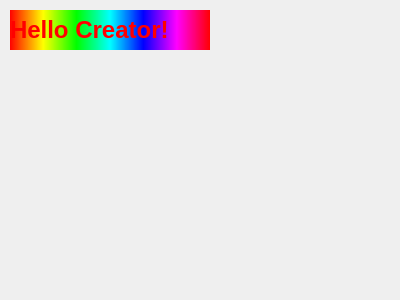
<?xml version="1.0" encoding="UTF-8"?>
<ui version="4.0">
 <class>Widget</class>
 <widget class="QWidget" name="Widget">
  <property name="geometry">
   <rect>
    <x>0</x>
    <y>0</y>
    <width>400</width>
    <height>300</height>
   </rect>
  </property>
  <property name="windowTitle">
   <string>Widget</string>
  </property>
  <property name="styleSheet">
   <string notr="true">color: qlineargradient(spread:pad, x1:0, y1:0, x2:1, y2:0, stop:0 rgba(0, 0, 0, 255), stop:1 rgba(255, 255, 255, 255));</string>
  </property>
  <widget class="QLabel" name="label">
   <property name="geometry">
    <rect>
     <x>10</x>
     <y>10</y>
     <width>200</width>
     <height>40</height>
    </rect>
   </property>
   <property name="styleSheet">
    <string notr="true">color: rgb(255, 0, 0);
background-color: qlineargradient(spread:pad, x1:0, y1:0, x2:1, y2:0, stop:0 rgba(255, 0, 0, 255), stop:0.166 rgba(255, 255, 0, 255), stop:0.333 rgba(0, 255, 0, 255), stop:0.5 rgba(0, 255, 255, 255), stop:0.666 rgba(0, 0, 255, 255), stop:0.833 rgba(255, 0, 255, 255), stop:1 rgba(255, 0, 0, 255));
</string>
   </property>
   <property name="text">
    <string>&lt;h1&gt;Hello Creator!&lt;/h1&gt;</string>
   </property>
  </widget>
 </widget>
 <layoutdefault spacing="6" margin="11"/>
 <resources/>
 <connections/>
</ui>
